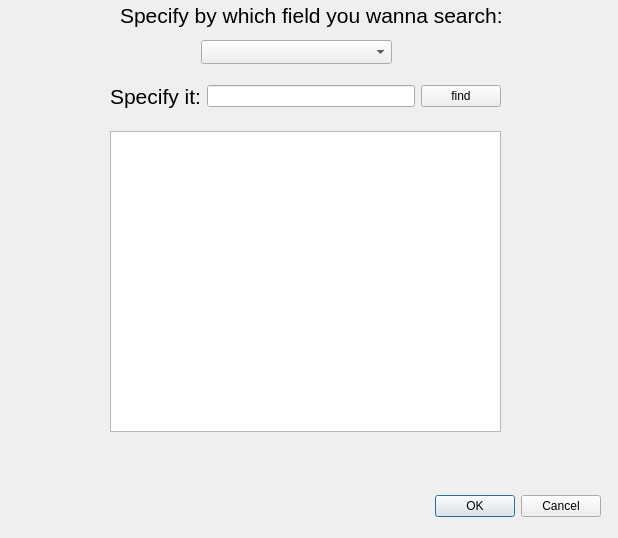
<?xml version="1.0" encoding="UTF-8"?>
<ui version="4.0">
 <class>findworker</class>
 <widget class="QDialog" name="findworker">
  <property name="geometry">
   <rect>
    <x>0</x>
    <y>0</y>
    <width>618</width>
    <height>538</height>
   </rect>
  </property>
  <property name="windowTitle">
   <string>Dialog</string>
  </property>
  <widget class="QDialogButtonBox" name="buttonBox">
   <property name="geometry">
    <rect>
     <x>260</x>
     <y>490</y>
     <width>341</width>
     <height>32</height>
    </rect>
   </property>
   <property name="orientation">
    <enum>Qt::Horizontal</enum>
   </property>
   <property name="standardButtons">
    <set>QDialogButtonBox::Cancel|QDialogButtonBox::Ok</set>
   </property>
  </widget>
  <widget class="QLabel" name="label">
   <property name="geometry">
    <rect>
     <x>120</x>
     <y>0</y>
     <width>401</width>
     <height>31</height>
    </rect>
   </property>
   <property name="font">
    <font>
     <pointsize>16</pointsize>
    </font>
   </property>
   <property name="text">
    <string>Specify by which field you wanna search:</string>
   </property>
  </widget>
  <widget class="QComboBox" name="comboBox">
   <property name="geometry">
    <rect>
     <x>201</x>
     <y>40</y>
     <width>191</width>
     <height>24</height>
    </rect>
   </property>
  </widget>
  <widget class="QListWidget" name="listWidget">
   <property name="geometry">
    <rect>
     <x>110</x>
     <y>131</y>
     <width>391</width>
     <height>301</height>
    </rect>
   </property>
   <property name="font">
    <font>
     <pointsize>14</pointsize>
    </font>
   </property>
  </widget>
  <widget class="QWidget" name="">
   <property name="geometry">
    <rect>
     <x>110</x>
     <y>80</y>
     <width>391</width>
     <height>32</height>
    </rect>
   </property>
   <layout class="QHBoxLayout" name="horizontalLayout_2">
    <item>
     <layout class="QHBoxLayout" name="horizontalLayout">
      <item>
       <widget class="QLabel" name="label_2">
        <property name="font">
         <font>
          <pointsize>16</pointsize>
         </font>
        </property>
        <property name="text">
         <string>Specify it:</string>
        </property>
       </widget>
      </item>
      <item>
       <widget class="QLineEdit" name="lineEdit"/>
      </item>
     </layout>
    </item>
    <item>
     <widget class="QPushButton" name="pushButton">
      <property name="text">
       <string>find</string>
      </property>
     </widget>
    </item>
   </layout>
  </widget>
 </widget>
 <resources/>
 <connections>
  <connection>
   <sender>buttonBox</sender>
   <signal>accepted()</signal>
   <receiver>findworker</receiver>
   <slot>accept()</slot>
   <hints>
    <hint type="sourcelabel">
     <x>248</x>
     <y>254</y>
    </hint>
    <hint type="destinationlabel">
     <x>157</x>
     <y>274</y>
    </hint>
   </hints>
  </connection>
  <connection>
   <sender>buttonBox</sender>
   <signal>rejected()</signal>
   <receiver>findworker</receiver>
   <slot>reject()</slot>
   <hints>
    <hint type="sourcelabel">
     <x>316</x>
     <y>260</y>
    </hint>
    <hint type="destinationlabel">
     <x>286</x>
     <y>274</y>
    </hint>
   </hints>
  </connection>
 </connections>
</ui>
